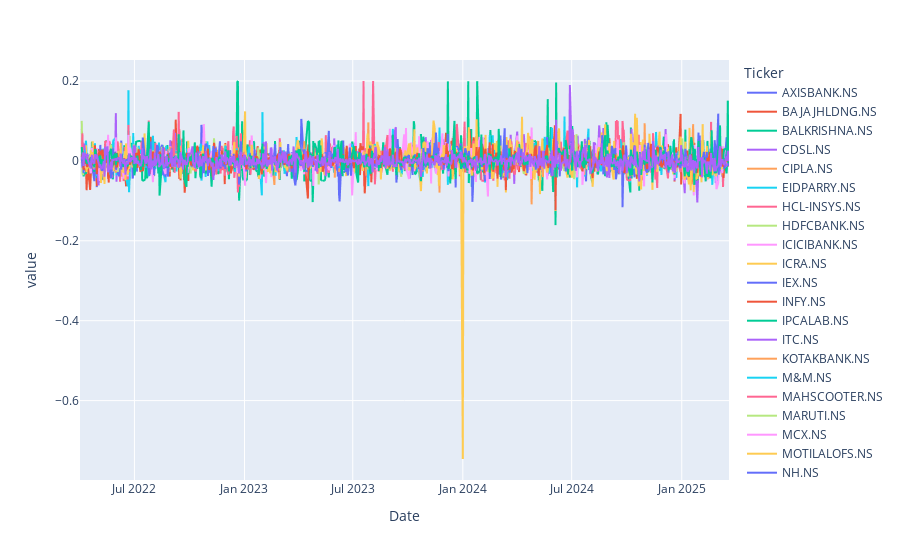

Notebook code for this chart:
### Code cell
px.line(returns)

### Figure 1 — Plotly figure (JSON) as saved in the notebook; plotly's stock layout.template omitted (floating-point values rounded to 4 significant figures; data arrays with more than 128 entries replaced by an {"elided": "..."} marker saying what was removed)
{"data": [{"hovertemplate": "Ticker=AXISBANK.NS<br>Date=%{x}<br>value=%{y}<extra></extra>", "legendgroup": "AXISBANK.NS", "line": {"color": "#636efa", "dash": "solid"}, "marker": {"symbol": "circle"}, "mode": "lines", "name": "AXISBANK.NS", "showlegend": true, "type": "scattergl", "x": {"elided": "735 str values"}, "xaxis": "x", "y": {"elided": "735 float values"}, "yaxis": "y"}, {"hovertemplate": "Ticker=BAJAJHLDNG.NS<br>Date=%{x}<br>value=%{y}<extra></extra>", "legendgroup": "BAJAJHLDNG.NS", "line": {"color": "#EF553B", "dash": "solid"}, "marker": {"symbol": "circle"}, "mode": "lines", "name": "BAJAJHLDNG.NS", "showlegend": true, "type": "scattergl", "x": {"elided": "735 str values"}, "xaxis": "x", "y": {"elided": "735 float values"}, "yaxis": "y"}, {"hovertemplate": "Ticker=BALKRISHNA.NS<br>Date=%{x}<br>value=%{y}<extra></extra>", "legendgroup": "BALKRISHNA.NS", "line": {"color": "#00cc96", "dash": "solid"}, "marker": {"symbol": "circle"}, "mode": "lines", "name": "BALKRISHNA.NS", "showlegend": true, "type": "scattergl", "x": {"elided": "735 str values"}, "xaxis": "x", "y": {"elided": "735 float values"}, "yaxis": "y"}, {"hovertemplate": "Ticker=CDSL.NS<br>Date=%{x}<br>value=%{y}<extra></extra>", "legendgroup": "CDSL.NS", "line": {"color": "#ab63fa", "dash": "solid"}, "marker": {"symbol": "circle"}, "mode": "lines", "name": "CDSL.NS", "showlegend": true, "type": "scattergl", "x": {"elided": "735 str values"}, "xaxis": "x", "y": {"elided": "735 float values"}, "yaxis": "y"}, {"hovertemplate": "Ticker=CIPLA.NS<br>Date=%{x}<br>value=%{y}<extra></extra>", "legendgroup": "CIPLA.NS", "line": {"color": "#FFA15A", "dash": "solid"}, "marker": {"symbol": "circle"}, "mode": "lines", "name": "CIPLA.NS", "showlegend": true, "type": "scattergl", "x": {"elided": "735 str values"}, "xaxis": "x", "y": {"elided": "735 float values"}, "yaxis": "y"}, {"hovertemplate": "Ticker=EIDPARRY.NS<br>Date=%{x}<br>value=%{y}<extra></extra>", "legendgroup": "EIDPARRY.NS", "line": {"color": "#19d3f3", "dash": "solid"}, "marker": {"symbol": "circle"}, "mode": "lines", "name": "EIDPARRY.NS", "showlegend": true, "type": "scattergl", "x": {"elided": "735 str values"}, "xaxis": "x", "y": {"elided": "735 float values"}, "yaxis": "y"}, {"hovertemplate": "Ticker=HCL-INSYS.NS<br>Date=%{x}<br>value=%{y}<extra></extra>", "legendgroup": "HCL-INSYS.NS", "line": {"color": "#FF6692", "dash": "solid"}, "marker": {"symbol": "circle"}, "mode": "lines", "name": "HCL-INSYS.NS", "showlegend": true, "type": "scattergl", "x": {"elided": "735 str values"}, "xaxis": "x", "y": {"elided": "735 float values"}, "yaxis": "y"}, {"hovertemplate": "Ticker=HDFCBANK.NS<br>Date=%{x}<br>value=%{y}<extra></extra>", "legendgroup": "HDFCBANK.NS", "line": {"color": "#B6E880", "dash": "solid"}, "marker": {"symbol": "circle"}, "mode": "lines", "name": "HDFCBANK.NS", "showlegend": true, "type": "scattergl", "x": {"elided": "735 str values"}, "xaxis": "x", "y": {"elided": "735 float values"}, "yaxis": "y"}, {"hovertemplate": "Ticker=ICICIBANK.NS<br>Date=%{x}<br>value=%{y}<extra></extra>", "legendgroup": "ICICIBANK.NS", "line": {"color": "#FF97FF", "dash": "solid"}, "marker": {"symbol": "circle"}, "mode": "lines", "name": "ICICIBANK.NS", "showlegend": true, "type": "scattergl", "x": {"elided": "735 str values"}, "xaxis": "x", "y": {"elided": "735 float values"}, "yaxis": "y"}, {"hovertemplate": "Ticker=ICRA.NS<br>Date=%{x}<br>value=%{y}<extra></extra>", "legendgroup": "ICRA.NS", "line": {"color": "#FECB52", "dash": "solid"}, "marker": {"symbol": "circle"}, "mode": "lines", "name": "ICRA.NS", "showlegend": true, "type": "scattergl", "x": {"elided": "735 str values"}, "xaxis": "x", "y": {"elided": "735 float values"}, "yaxis": "y"}, {"hovertemplate": "Ticker=IEX.NS<br>Date=%{x}<br>value=%{y}<extra></extra>", "legendgroup": "IEX.NS", "line": {"color": "#636efa", "dash": "solid"}, "marker": {"symbol": "circle"}, "mode": "lines", "name": "IEX.NS", "showlegend": true, "type": "scattergl", "x": {"elided": "735 str values"}, "xaxis": "x", "y": {"elided": "735 float values"}, "yaxis": "y"}, {"hovertemplate": "Ticker=INFY.NS<br>Date=%{x}<br>value=%{y}<extra></extra>", "legendgroup": "INFY.NS", "line": {"color": "#EF553B", "dash": "solid"}, "marker": {"symbol": "circle"}, "mode": "lines", "name": "INFY.NS", "showlegend": true, "type": "scattergl", "x": {"elided": "735 str values"}, "xaxis": "x", "y": {"elided": "735 float values"}, "yaxis": "y"}, {"hovertemplate": "Ticker=IPCALAB.NS<br>Date=%{x}<br>value=%{y}<extra></extra>", "legendgroup": "IPCALAB.NS", "line": {"color": "#00cc96", "dash": "solid"}, "marker": {"symbol": "circle"}, "mode": "lines", "name": "IPCALAB.NS", "showlegend": true, "type": "scattergl", "x": {"elided": "735 str values"}, "xaxis": "x", "y": {"elided": "735 float values"}, "yaxis": "y"}, {"hovertemplate": "Ticker=ITC.NS<br>Date=%{x}<br>value=%{y}<extra></extra>", "legendgroup": "ITC.NS", "line": {"color": "#ab63fa", "dash": "solid"}, "marker": {"symbol": "circle"}, "mode": "lines", "name": "ITC.NS", "showlegend": true, "type": "scattergl", "x": {"elided": "735 str values"}, "xaxis": "x", "y": {"elided": "735 float values"}, "yaxis": "y"}, {"hovertemplate": "Ticker=KOTAKBANK.NS<br>Date=%{x}<br>value=%{y}<extra></extra>", "legendgroup": "KOTAKBANK.NS", "line": {"color": "#FFA15A", "dash": "solid"}, "marker": {"symbol": "circle"}, "mode": "lines", "name": "KOTAKBANK.NS", "showlegend": true, "type": "scattergl", "x": {"elided": "735 str values"}, "xaxis": "x", "y": {"elided": "735 float values"}, "yaxis": "y"}, {"hovertemplate": "Ticker=M&M.NS<br>Date=%{x}<br>value=%{y}<extra></extra>", "legendgroup": "M&M.NS", "line": {"color": "#19d3f3", "dash": "solid"}, "marker": {"symbol": "circle"}, "mode": "lines", "name": "M&M.NS", "showlegend": true, "type": "scattergl", "x": {"elided": "735 str values"}, "xaxis": "x", "y": {"elided": "735 float values"}, "yaxis": "y"}, {"hovertemplate": "Ticker=MAHSCOOTER.NS<br>Date=%{x}<br>value=%{y}<extra></extra>", "legendgroup": "MAHSCOOTER.NS", "line": {"color": "#FF6692", "dash": "solid"}, "marker": {"symbol": "circle"}, "mode": "lines", "name": "MAHSCOOTER.NS", "showlegend": true, "type": "scattergl", "x": {"elided": "735 str values"}, "xaxis": "x", "y": {"elided": "735 float values"}, "yaxis": "y"}, {"hovertemplate": "Ticker=MARUTI.NS<br>Date=%{x}<br>value=%{y}<extra></extra>", "legendgroup": "MARUTI.NS", "line": {"color": "#B6E880", "dash": "solid"}, "marker": {"symbol": "circle"}, "mode": "lines", "name": "MARUTI.NS", "showlegend": true, "type": "scattergl", "x": {"elided": "735 str values"}, "xaxis": "x", "y": {"elided": "735 float values"}, "yaxis": "y"}, {"hovertemplate": "Ticker=MCX.NS<br>Date=%{x}<br>value=%{y}<extra></extra>", "legendgroup": "MCX.NS", "line": {"color": "#FF97FF", "dash": "solid"}, "marker": {"symbol": "circle"}, "mode": "lines", "name": "MCX.NS", "showlegend": true, "type": "scattergl", "x": {"elided": "735 str values"}, "xaxis": "x", "y": {"elided": "735 float values"}, "yaxis": "y"}, {"hovertemplate": "Ticker=MOTILALOFS.NS<br>Date=%{x}<br>value=%{y}<extra></extra>", "legendgroup": "MOTILALOFS.NS", "line": {"color": "#FECB52", "dash": "solid"}, "marker": {"symbol": "circle"}, "mode": "lines", "name": "MOTILALOFS.NS", "showlegend": true, "type": "scattergl", "x": {"elided": "735 str values"}, "xaxis": "x", "y": {"elided": "735 float values"}, "yaxis": "y"}, {"hovertemplate": "Ticker=NH.NS<br>Date=%{x}<br>value=%{y}<extra></extra>", "legendgroup": "NH.NS", "line": {"color": "#636efa", "dash": "solid"}, "marker": {"symbol": "circle"}, "mode": "lines", "name": "NH.NS", "showlegend": true, "type": "scattergl", "x": {"elided": "735 str values"}, "xaxis": "x", "y": {"elided": "735 float values"}, "yaxis": "y"}, {"hovertemplate": "Ticker=POWERGRID.NS<br>Date=%{x}<br>value=%{y}<extra></extra>", "legendgroup": "POWERGRID.NS", "line": {"color": "#EF553B", "dash": "solid"}, "marker": {"symbol": "circle"}, "mode": "lines", "name": "POWERGRID.NS", "showlegend": true, "type": "scattergl", "x": {"elided": "735 str values"}, "xaxis": "x", "y": {"elided": "735 float values"}, "yaxis": "y"}, {"hovertemplate": "Ticker=SWARAJENG.NS<br>Date=%{x}<br>value=%{y}<extra></extra>", "legendgroup": "SWARAJENG.NS", "line": {"color": "#00cc96", "dash": "solid"}, "marker": {"symbol": "circle"}, "mode": "lines", "name": "SWARAJENG.NS", "showlegend": true, "type": "scattergl", "x": {"elided": "735 str values"}, "xaxis": "x", "y": {"elided": "735 float values"}, "yaxis": "y"}, {"hovertemplate": "Ticker=ZYDUSWELL.NS<br>Date=%{x}<br>value=%{y}<extra></extra>", "legendgroup": "ZYDUSWELL.NS", "line": {"color": "#ab63fa", "dash": "solid"}, "marker": {"symbol": "circle"}, "mode": "lines", "name": "ZYDUSWELL.NS", "showlegend": true, "type": "scattergl", "x": {"elided": "735 str values"}, "xaxis": "x", "y": {"elided": "735 float values"}, "yaxis": "y"}], "layout": {"legend": {"title": {"text": "Ticker"}, "tracegroupgap": 0}, "margin": {"t": 60}, "xaxis": {"anchor": "y", "domain": [0, 1], "title": {"text": "Date"}}, "yaxis": {"anchor": "x", "domain": [0, 1], "title": {"text": "value"}}}}
